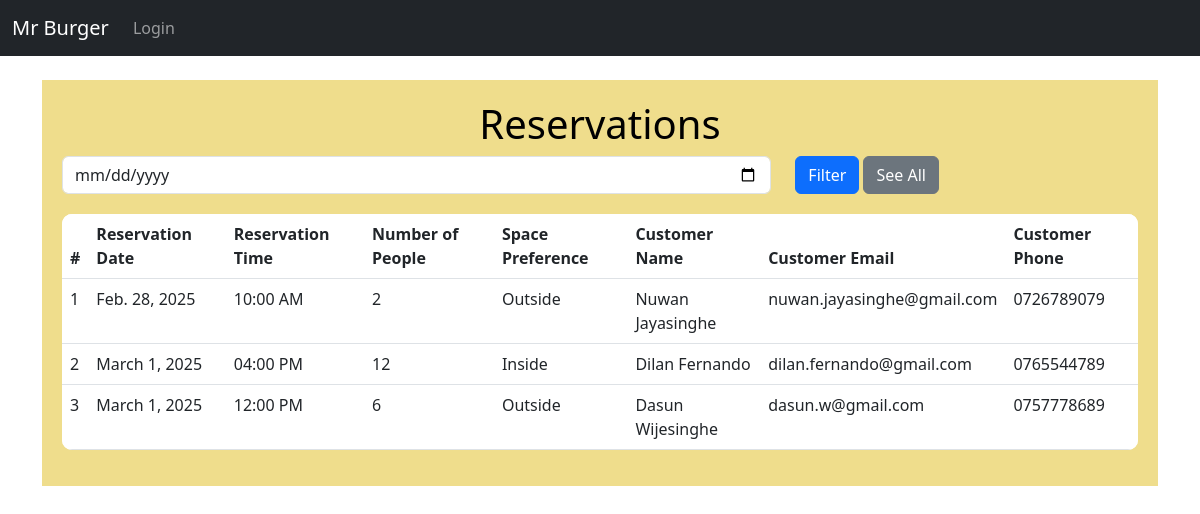
/reservations/, run on the app's committed database.
### webstore/models.py (models this page shows)
class Reservation(models.Model):
    date = models.DateField()
    time = models.TimeField()
    num_people = models.IntegerField()
    space_preference = models.CharField(max_length=50)
    customer_name = models.CharField(max_length=100)
    customer_email = models.EmailField()
    customer_phone = models.CharField(max_length=15)

### webstore/views.py (the view)
# urls.py: path('reservations/', views.view_reservations, name='view_reservations'),
def view_reservations(request):
    date_filter = request.GET.get('date')  # Get the date from query parameters
    if date_filter:
        reservations = Reservation.objects.filter(date=date_filter)  # Filter by date
    else:
        reservations = Reservation.objects.all()  # Get all reservations
    return render(request, 'view_reservations.html', {'reservations': reservations})

### webstore/templates/view_reservations.html
{% extends 'base.html' %}
{% block content %}
<div class="container" style="background-color: #eed97ee3; padding: 20px;">
    <h1 class="center" style="color: black; text-align: center;">Reservations</h1>
    <form method="GET" action="{% url 'view_reservations' %}">
        <div class="row">
            <div class="col-md-8">
                <input type="date" name="date" class="form-control" placeholder="Select Date">
            </div>
            <div class="col-md-4">
                <button type="submit" class="btn btn-primary">Filter</button>
                <a href="{% url 'view_reservations' %}" class="btn btn-secondary">See All</a>
            </div>
        </div>
    </form>
    {% if reservations %}
    <table class="table" style="width: 100%; margin-top: 20px; border-radius: 10px; overflow: hidden; background: #fff;">
        <thead>
            <tr style="background: #f8f9fa; font-weight: bold;">
                <th>#</th>
                <th>Reservation Date</th>
                <th>Reservation Time</th>
                <th>Number of People</th>
                <th>Space Preference</th>
                <th>Customer Name</th>
                <th>Customer Email</th>
                <th>Customer Phone</th>
            </tr>
        </thead>
        <tbody>
            {% for reservation in reservations %}
            <tr>
                <td>{{ forloop.counter }}</td>
                <td>{{ reservation.date }}</td>
                <td>{{ reservation.time|time:"h:i A" }}</td>
                <td>{{ reservation.num_people }}</td>
                <td>{{ reservation.space_preference }}</td>
                <td>{{ reservation.customer_name }}</td>
                <td>{{ reservation.customer_email }}</td>
                <td>{{ reservation.customer_phone }}</td>
            </tr>
            {% endfor %}
        </tbody>
    </table>
    {% else %}
    <p style="text-align: center; font-size: 18px;">No reservations found.</p>
    {% endif %}
</div>
{% endblock %}

### data on the page
Reservation: date "Feb. 28, 2025", time "10:00 AM", num_people "2", space_preference "Outside", customer_name "Nuwan Jayasinghe", customer_email "nuwan.jayasinghe@gmail.com", customer_phone "0726789079"
Reservation: date "March 1, 2025", time "04:00 PM", num_people "12", space_preference "Inside", customer_name "Dilan Fernando", customer_email "dilan.fernando@gmail.com", customer_phone "0765544789"
Reservation: date "March 1, 2025", time "12:00 PM", num_people "6", space_preference "Outside", customer_name "Dasun Wijesinghe", customer_email "dasun.w@gmail.com", customer_phone "0757778689"
